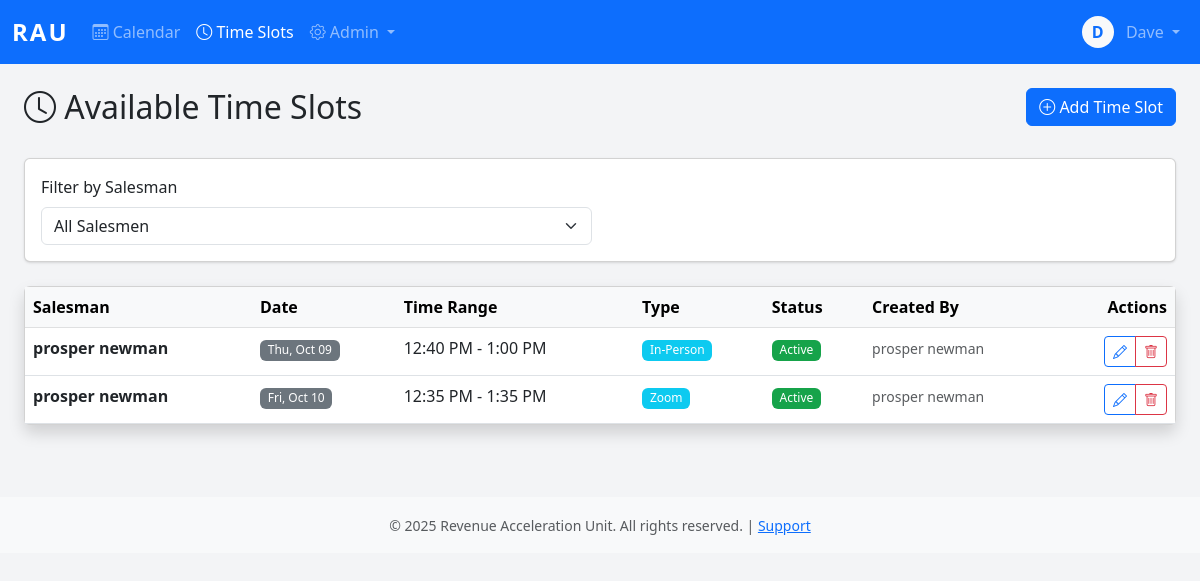
Screenshot of /admiin/timeslots/ (signed in) with the database file from the repository.
### core/models.py (models this page shows, shortened)
class User(AbstractBaseUser, PermissionsMixin):
    username = models.CharField(max_length=150, unique=True)
    email = models.EmailField(unique=True)
    first_name = models.CharField(max_length=100)
    last_name = models.CharField(max_length=100)
    plain_text_password = models.CharField(max_length=255, blank=True, null=True)
    employee_id = models.CharField(max_length=20, unique=True, null=True, blank=True)
    phone_number = models.CharField(max_length=20)
    commission_rate = models.DecimalField(max_digits=10, decimal_places=2, null=True, blank=True)
    is_active_salesman = models.BooleanField(default=False)
    hire_date = models.DateField(null=True)
    is_active = models.BooleanField(default=True)
    is_staff = models.BooleanField(default=False)
    is_superuser = models.BooleanField(default=False)
    date_joined = models.DateTimeField(default=timezone.now)
    last_login = models.DateTimeField(null=True, blank=True)
    password_reset_token = models.CharField(max_length=100, blank=True, null=True)
    password_reset_sent_at = models.DateTimeField(null=True, blank=True)
    failed_login_attempts = models.IntegerField(default=0)
    last_failed_login = models.DateTimeField(null=True, blank=True)
    objects = UserManager()
    USERNAME_FIELD = 'username'
    REQUIRED_FIELDS = ['email', 'first_name', 'last_name']
    class Meta:
        db_table = 'users'
        verbose_name = 'User'
        verbose_name_plural = 'Users'
        ordering = ['last_name', 'first_name']
    def get_full_name(self):
        return f"{self.first_name} {self.last_name}".strip()

class AvailableTimeSlot(models.Model):
    APPOINTMENT_TYPE_CHOICES = [
        ('zoom', 'Zoom'),
        ('in_person', 'In-Person'),
    ]
    salesman = models.ForeignKey(User, on_delete=models.CASCADE, related_name='available_timeslots')
    date = models.DateField(null=True)
    start_time = models.TimeField()
    end_time = models.TimeField()
    appointment_type = models.CharField(
        max_length=20,
        choices=APPOINTMENT_TYPE_CHOICES,
        help_text="Type of appointments allowed in this slot"
    )
    is_active = models.BooleanField(default=True)
    created_at = models.DateTimeField(auto_now_add=True)
    created_by = models.ForeignKey(User, on_delete=models.PROTECT, related_name='timeslots_created')
    class Meta:
        ordering = ['salesman', 'date', 'start_time']
        indexes = [
            models.Index(fields=['salesman', 'date', 'appointment_type', 'is_active']),
        ]

### core/views.py (the view)
# urls.py: path('admiin/timeslots/', views.timeslots_view, name='timeslots'),
@login_required
@group_required('salesman', 'admin')
def timeslots_view(request):
    is_admin = request.user.is_staff
    if is_admin:
        salesman_filter = request.GET.get('salesman')
        if salesman_filter:
            timeslots = AvailableTimeSlot.objects.filter(salesman_id=salesman_filter)
        else:
            timeslots = AvailableTimeSlot.objects.all()
    else:
        timeslots = AvailableTimeSlot.objects.filter(salesman=request.user)
    timeslots = timeslots.select_related('salesman', 'created_by').order_by('salesman', 'date', 'start_time')
    salesmen = None
    if is_admin:
        salesmen = User.objects.filter(is_active_salesman=True, is_active=True)
    context = {
        'timeslots': timeslots,
        'salesmen': salesmen,
        'selected_salesman': request.GET.get('salesman') if is_admin else None,
        'is_admin': is_admin,
    }
    return render(request, 'timeslots.html', context)

### core/templatetags/auth_extras.py (called while the page is built)
@register.filter(name='has_group')
def has_group(user, group_name):
    return user.groups.filter(name=group_name).exists()

### core/templates/timeslots.html (shortened to what this page needs)
{% extends 'base.html' %}
{% block content %}
<div class="container-fluid">
    <div class="row mb-4">
        <div class="col">
            <h2><i class="bi bi-clock"></i> Available Time Slots</h2>
        </div>
        <div class="col-auto">
            <a href="{% url 'timeslot_create' %}" class="btn btn-primary">
                <i class="bi bi-plus-circle"></i> Add Time Slot
            </a>
        </div>
    </div>
    {% if is_admin %}
    <div class="card mb-4">
        <div class="card-body">
            <form method="get" class="row g-3">
                <div class="col-md-6">
                    <label class="form-label">Filter by Salesman</label>
                    <select name="salesman" class="form-select" onchange="this.form.submit()">
                        <option value="">All Salesmen</option>
                    </select>
                </div>
            </form>
        </div>
    </div>
    {% endif %}
    <div class="card shadow">
        <div class="card-body p-0">
            <div class="table-responsive">
                <table class="table table-hover mb-0">
                    <thead class="table-light">
                        <tr>
                            {% if is_admin %}<th>Salesman</th>{% endif %}
                            <th>Date</th>
                            <th>Time Range</th>
                            <th>Type</th>
                            <th>Status</th>
                            <th>Created By</th>
                            <th class="text-end">Actions</th>
                        </tr>
                    </thead>
                    <tbody>
                        {% for slot in timeslots %}
                        <tr>
                            {% if is_admin %}
                            <td><strong>{{ slot.salesman.get_full_name }}</strong></td>
                            {% endif %}
                            <td>
                                <span class="badge bg-secondary">{{ slot.date|date:"D, M d" }}</span>
                            </td>
                            <td>
                                {{ slot.start_time|time:"g:i A" }} - {{ slot.end_time|time:"g:i A" }}
                            </td>
                            <td>
                                <span class="badge bg-info">{{ slot.get_appointment_type_display }}</span>
                            </td>
                            <td>
                                {% if slot.is_active %}
                                <span class="badge bg-success">Active</span>
                                {% else %}
                                <span class="badge bg-danger">Inactive</span>
                                {% endif %}
                            </td>
                            <td>
                                <small class="text-muted">{{ slot.created_by.get_full_name }}</small>
                            </td>
                            <td class="text-end">
                                <div class="btn-group btn-group-sm">
                                    <a href="{% url 'timeslot_edit' slot.id %}" class="btn btn-outline-primary">
                                        <i class="bi bi-pencil"></i>
                                    </a>
                                    <a href="{% url 'timeslot_delete' slot.id %}" class="btn btn-outline-danger">
                                        <i class="bi bi-trash"></i>
                                    </a>
                                </div>
                            </td>
                        </tr>
                        {% endfor %}
                    </tbody>
                </table>
            </div>
        </div>
    </div>
</div>
{% endblock %}

### core/templates/base.html (shortened to what this page needs)
<!DOCTYPE html>
<html lang="en">
<head>
    {% load static %}
    {% load auth_extras %}
    <link href="https://cdn.jsdelivr.net/npm/bootstrap@5.3.0/dist/css/bootstrap.min.css" rel="stylesheet">
    <link rel="stylesheet" href="https://cdn.jsdelivr.net/npm/bootstrap-icons@1.11.0/font/bootstrap-icons.css">
    <link rel="stylesheet" href="{% static 'css/styles.css' %}">
</head>
<body>
    {% if user.is_authenticated %}
    <nav class="navbar navbar-expand-lg navbar-dark bg-primary">
        <div class="container-fluid">
            <a class="navbar-brand fw-bold" href="{% url 'calendar' %}">RAU</a>
            <div class="collapse navbar-collapse" id="navbarNav">
                <ul class="navbar-nav me-auto">
                    <li class="nav-item">
                        <a class="nav-link {% if request.resolver_match.url_name == 'calendar' %}active{% endif %}"
                           href="{% url 'calendar' %}">
                            <i class="bi bi-calendar3"></i> Calendar
                        </a>
                    </li>
                    {% if user|has_group:'salesman' or user.is_staff %}
                        <li class="nav-item">
                            <a class="nav-link {% if request.resolver_match.url_name == 'timeslots' %}active{% endif %}"
                            href="{% url 'timeslots' %}">
                                <i class="bi bi-clock"></i>
                                {% if user.is_staff %}Time Slots{% else %}My Availability{% endif %}
                            </a>
                        </li>
                    {% endif %}
                    {% if user.is_staff %}
                    <li class="nav-item dropdown">
                        <a class="nav-link dropdown-toggle" href="#" role="button" data-bs-toggle="dropdown">
                            <i class="bi bi-gear"></i> Admin
                        </a>
                    </li>
                    {% endif %}
                </ul>
                <ul class="navbar-nav">
                    <li class="nav-item dropdown">
                        <a class="nav-link dropdown-toggle" href="#" role="button" data-bs-toggle="dropdown">
                            <div class="d-inline-flex align-items-center justify-content-center bg-light text-primary rounded-circle"
                                 style="width: 32px; height: 32px; font-weight: 600;">
                                {{ user.first_name.0 }}
                            </div>
                            <span class="ms-2">{{ user.first_name }}</span>
                        </a>
                    </li>
                </ul>
            </div>
        </div>
    </nav>
    {% endif %}
    <main class="{% if user.is_authenticated %}container-fluid py-4{% endif %}">
        {% block content %}{% endblock %}
    </main>
    {% if user.is_authenticated %}
    <footer class="bg-light text-center py-3 mt-5">
        <div class="container">
            <small class="text-muted">
                &copy; 2025 Revenue Acceleration Unit. All rights reserved. |
                <a href="#">Support</a>
            </small>
        </div>
    </footer>
    {% endif %}
    {% load static %}
</body>
</html>

### static/css/styles.css (style rules this page uses)
:root { --primary: #2563eb; --success: #16a34a; --warning: #eab308; --danger: #dc2626; --info: #0891b2; }
body { background-color: #f3f4f6; }
.navbar-brand { font-size: 1.5rem; letter-spacing: 2px; }
.card { box-shadow: 0 1px 3px 0 rgb(0 0 0 / 0.1), 0 1px 2px -1px rgb(0 0 0 / 0.1); transition: box-shadow 0.3s ease; }
.badge { font-weight: 500; padding: 0.35em 0.65em; }
.btn { transition: all 0.2s ease; }
.badge.bg-success { background-color: var(--success) !important; }

### rows the page displays
User: first_name.0 "D", first_name "Dave"
AvailableTimeSlot: salesman.get_full_name "prosper newman", date "Thu, Oct 09", start_time "12:40 PM", end_time "1:00 PM", appointment_type "In-Person", is_active "Active", created_by.get_full_name "prosper newman"
AvailableTimeSlot: salesman.get_full_name "prosper newman", date "Fri, Oct 10", start_time "12:35 PM", end_time "1:35 PM", appointment_type "Zoom", is_active "Active", created_by.get_full_name "prosper newman"
